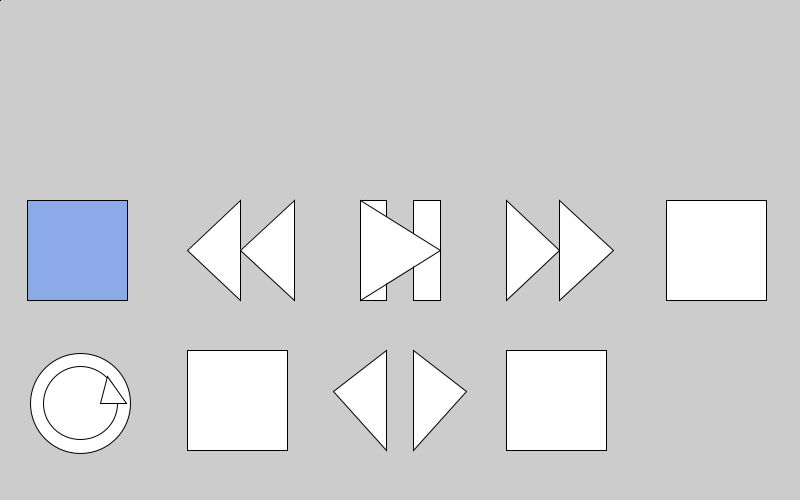
Frame 1 (no input)
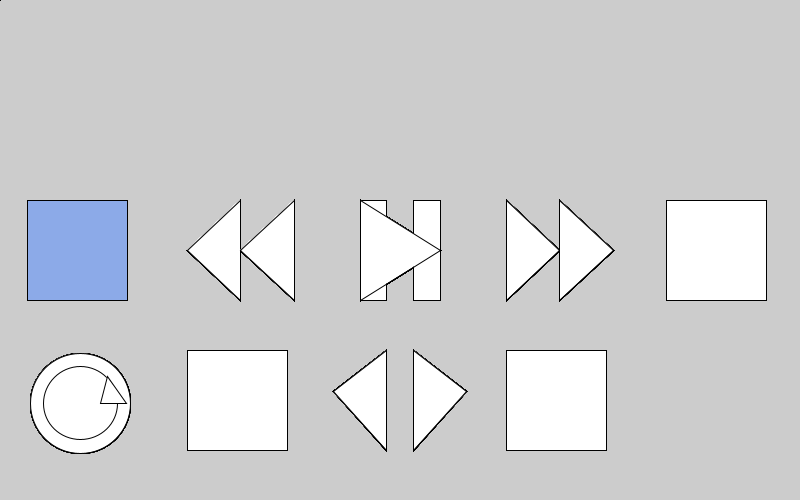
Frame 60 (the mouse pressed at the canvas centre just before this capture)
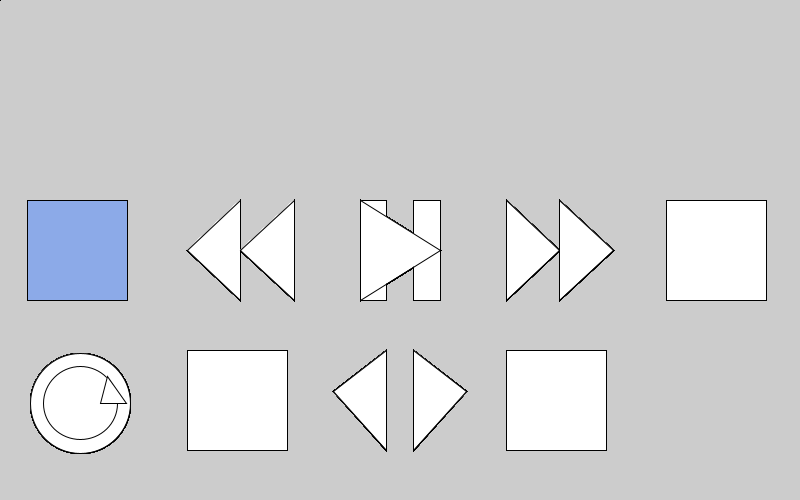
Frame 120 (the mouse held since frame 60 and released just before this capture)

The Processing sketch that drew these frames (run headless with seeded random() and noise(); from frame 60 on, the mouse is pressed at the canvas centre):

// Processing sketch: buttons_2d_shapes
// ── buttons_2d_shapes.pde

void setup(){
  size(800, 500);//height & width
  //fullScreen();//display width
  float pauseStartDrawX = width * 2/4;
  float pauseStartDrawY= height * 4/10;
  pauseScaleWidth =  1.0/30.0;
  pauseScaleHeight =  1.0/5.0;
  println(pauseScaleWidth);
  
  pauseWidth = width * pauseScaleWidth;
  pauseX1 = pauseStartDrawX - pauseWidth - pauseWidth*1/2;
  pauseY1 = pauseStartDrawY ;
  pauseX2 = pauseStartDrawX + pauseWidth*1/2;
  pauseY2 = pauseY1;
  pauseHeight = height * pauseScaleHeight;
  
  stopX =  pauseStartDrawX  - (width*14/30);
  stopY = pauseY1;
  stopWidth = pauseHeight;
  stopHeight = pauseHeight;

  playX1 =  pauseX1;
  playY1 =  pauseStartDrawY ;
  playX2 = pauseX1; 
  playY2 =  pauseStartDrawY + pauseHeight;
  playX3 =  pauseX2 + pauseWidth;
  playY3 =   pauseY2 + (height*3/30); 
  
  
  reverseX1 =  pauseStartDrawX  - (width*6/30) ; 
  reverseY1 = pauseStartDrawY;
  reverseX2 =  pauseStartDrawX  - (width*6/30);
  reverseY2 =  pauseStartDrawY + pauseHeight;
  reverseX3= pauseStartDrawX  - (width*8/30);
  reverseY3 = playY3;

  reverseX4 =  pauseStartDrawX  - (width*4/30) ;
  reverseY4 = pauseStartDrawY;
  reverseX5 =  pauseStartDrawX  - (width*4/30) ;
  reverseY5 =  pauseStartDrawY + pauseHeight;  
  reverseX6 = pauseStartDrawX  - (width*6/30);
  reverseY6 = playY3;
 
 forwardX1  =  pauseStartDrawX  + pauseWidth + pauseWidth +(width*2/30);
 forwardY1 =  pauseStartDrawY; 
 forwardX2 =   pauseStartDrawX  + pauseWidth + pauseWidth +(width*2/30);
 forwardY2 =  pauseStartDrawY + pauseHeight; 
 forwardX3 =  pauseStartDrawX  + pauseWidth + pauseWidth +(width*4/30);
 forwardY3 = playY3;
 
 forwardX4 =  pauseStartDrawX  + pauseWidth + pauseWidth +(width*4/30);
 forwardY4 = pauseStartDrawY; 
 forwardX5 =  pauseStartDrawX  + pauseWidth + pauseWidth +(width*4/30);
 forwardY5 =  pauseStartDrawY + pauseHeight; 
 forwardX6 =  pauseStartDrawX  + pauseWidth + pauseWidth +(width*6/30);
 forwardY6 = playY3;

 nextX1 = pauseX2 ;
 nextY1 = pauseHeight + (height * 15/30);
 nextX2 = pauseX2;
 nextY2 = nextY1 + pauseHeight ;
 nextX3 = pauseX2 + pauseWidth + pauseWidth;
 nextY3 = pauseHeight + (height * 17.5/30);



 previousX1 =  playX3 - pauseWidth - pauseWidth ;
 previousY1 = nextY1;
 previousX2 =  playX3 - pauseWidth - pauseWidth;
 previousY2 = nextY2;
 previousX3 = previousX1 - pauseWidth - pauseWidth;
 previousY3 = nextY3;

loopOnceX = stopX + pauseWidth + pauseWidth ;
loopOnceY = nextY1 + pauseWidth + pauseWidth;
loopOnceWidth = pauseHeight;
loopOnceHeight = pauseHeight;


loopOnceX2 = loopOnceX;
loopOnceY2 = loopOnceY ;
loopOnce2Width = pauseHeight - pauseWidth;
loopOnce2Height = pauseHeight - pauseWidth;


loopOnceTriX1 = loopOnce2Width + pauseWidth;
loopOnceTriY1 = loopOnceY;
loopOnceTriX2 = loopOnceWidth + pauseWidth;
loopOnceTriY2 = loopOnceY2;
loopOnceTriX3 = loopOnceX + pauseWidth;
loopOnceTriY3 =  nextY1 + pauseWidth;


loopInfiniteX =  reverseX3;
loopInfiniteY = nextY1;
loopInfiniteWidth = pauseHeight;
loopInfiniteHeight = pauseHeight;

loopPlaylistX = forwardX1;
loopPlaylistY = nextY1;
loopPlaylistWidth = pauseHeight;
loopPlaylistHeight = pauseHeight;

muteX =  pauseStartDrawX  + pauseWidth + pauseWidth +(width*8/30);
muteY = pauseY1;
muteWidth = pauseHeight;
muteHeight = pauseHeight;


}
void draw(){
drawMusicButtons();

}
void keyPressed(){}
void mousePressed(){}

// ── music_player_buttons.pde
//global variable
float pauseX1, pauseY1, pauseX2, pauseY2, pauseWidth, pauseHeight;
float pauseScaleWidth, pauseScaleHeight;
float stopX, stopY, stopWidth, stopHeight;
float playX1, playY1, playX2, playY2,playX3, playY3;
float forwardX1, forwardY1, forwardX2, forwardY2, forwardX3, forwardY3;
float forwardX4, forwardY4, forwardX5, forwardY5, forwardX6, forwardY6;
float reverseX1, reverseY1, reverseX2, reverseY2,reverseX3, reverseY3;
float reverseX4, reverseY4, reverseX5, reverseY5,reverseX6, reverseY6;
float nextX1, nextY1, nextX2, nextY2, nextX3, nextY3;
float nextrectX1, nextrectY1, nextrectWidth, nextrectheight;
float previousX1, previousY1, previousX2, previousY2, previousX3, previousY3;
float looponceRectX, looponceRectY, looponceRectwidth, looponceRectheight;
float loopOnceX, loopOnceY, loopOnceWidth, loopOnceHeight;
float loopOnceX2, loopOnceY2, loopOnce2Width, loopOnce2Height;
float loopOnceTriX1, loopOnceTriY1, loopOnceTriX2, loopOnceTriY2, loopOnceTriX3, loopOnceTriY3;
float loopInfiniteX, loopInfiniteY, loopInfiniteWidth, loopInfiniteHeight;
float loopPlaylistX, loopPlaylistY, loopPlaylistWidth, loopPlaylistHeight;
float muteX, muteY, muteWidth, muteHeight;

//color reset Nightmodecolour = #FFF94B , black = #000000;// night mode 
color resetcolourDaymode = #FFFFFF, blue =  #8CAAE8; // day mode 

 void drawMusicButtons(){
   drawPauseButton();
   drawStopButton();
    drawPlayButton();
    drawForwardButton();
    drawReverseButton();
    drawNextButton();
    drawpreviousButton();
    drawlooponceButton();
    drawLoopInfinite();
    drawloopPlaylist();
    drawMuteButton();
}
 //
 // end music buttons
 void drawPauseButton(){
 rect(pauseX1, pauseY1,pauseWidth ,pauseHeight );
 rect(pauseX2, pauseY2,pauseWidth ,pauseHeight);
}
void drawStopButton(){
  fill( blue );// ternary operator 
rect( stopX, stopY, stopWidth, stopHeight );
fill( resetcolourDaymode );
}
void drawPlayButton(){
 triangle(playX1, playY1, playX2, playY2,playX3, playY3);
}
void drawForwardButton(){
triangle(forwardX1, forwardY1, forwardX2, forwardY2, forwardX3, forwardY3);
triangle(forwardX4, forwardY4, forwardX5, forwardY5, forwardX6, forwardY6);
}

void drawReverseButton(){
triangle(reverseX1, reverseY1, reverseX2, reverseY2,reverseX3, reverseY3);
triangle(reverseX4, reverseY4, reverseX5, reverseY5,reverseX6, reverseY6);
}

void drawNextButton(){
triangle(nextX1, nextY1, nextX2, nextY2, nextX3, nextY3);
//rect(nextrectX1, nextrectY1, nextrectWidth, nextrectheight);

}
void drawpreviousButton(){
triangle(previousX1, previousY1, previousX2, previousY2, previousX3, previousY3);}

void drawlooponceButton(){
rect(looponceRectX, looponceRectY, looponceRectwidth, looponceRectheight);
ellipse(loopOnceX, loopOnceY, loopOnceWidth, loopOnceHeight);
ellipse(loopOnceX2, loopOnceY2, loopOnce2Width, loopOnce2Height);
triangle(loopOnceTriX1, loopOnceTriY1, loopOnceTriX2, loopOnceTriY2, loopOnceTriX3, loopOnceTriY3);
}

void drawLoopInfinite() {
rect(loopInfiniteX, loopInfiniteY, loopInfiniteWidth, loopInfiniteHeight);
}

void drawloopPlaylist(){
rect(loopPlaylistX, loopPlaylistY, loopPlaylistWidth, loopPlaylistHeight);
}

void drawMuteButton(){
rect(muteX, muteY, muteWidth, muteHeight);

}
